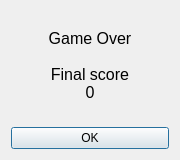
<?xml version="1.0" encoding="UTF-8"?>
<ui version="4.0">
 <class>GameOver</class>
 <widget class="QDialog" name="GameOver">
  <property name="geometry">
   <rect>
    <x>0</x>
    <y>0</y>
    <width>180</width>
    <height>160</height>
   </rect>
  </property>
  <property name="windowTitle">
   <string>Game Over</string>
  </property>
  <layout class="QVBoxLayout" name="verticalLayout">
   <item>
    <widget class="QLabel" name="finalLabel">
     <property name="text">
      <string>&lt;html&gt;&lt;head/&gt;&lt;body&gt;&lt;p align=&quot;center&quot;&gt;&lt;span style=&quot; font-size:12pt;&quot;&gt;Game Over&lt;br/&gt;&lt;br/&gt;Final score&lt;br/&gt;0&lt;/span&gt;&lt;/p&gt;&lt;/body&gt;&lt;/html&gt;</string>
     </property>
    </widget>
   </item>
   <item>
    <widget class="QPushButton" name="okButton">
     <property name="text">
      <string>OK</string>
     </property>
    </widget>
   </item>
  </layout>
 </widget>
 <resources/>
 <connections>
  <connection>
   <sender>okButton</sender>
   <signal>clicked()</signal>
   <receiver>GameOver</receiver>
   <slot>accept()</slot>
   <hints>
    <hint type="sourcelabel">
     <x>88</x>
     <y>136</y>
    </hint>
    <hint type="destinationlabel">
     <x>97</x>
     <y>4</y>
    </hint>
   </hints>
  </connection>
 </connections>
</ui>
